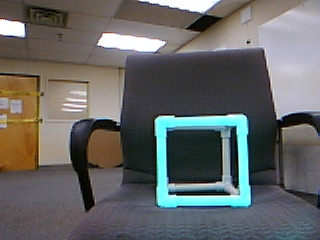
#> input picture Core/TestImages/cube-green3.jpeg, 320 x 240 px, given in place of the camera
$ python find_cube.py   (older library calls are emulated)
#> lines starting #> are read from the running program, lines starting #| are printed output that depends on the picture; after the words box and inside, x2 and y2 are one past the last pixel; in counts of white or black regions, pixels touching at a corner belong together
import cv2
import numpy as np
kernel = np.ones((3,3), np.uint8)

cube_color_lower = np.array([210, 180, 80])
cube_color_upper = np.array([255, 255, 160])

video_capture = cv2.VideoCapture(0)

while(True):
    # Get the frame
    _, frame = video_capture.read()
#> frame is the input picture: shape (240, 320, 3); mean B, G, R 101.1, 102.3, 100.9

    mask = cv2.inRange(frame, cube_color_lower, cube_color_upper)
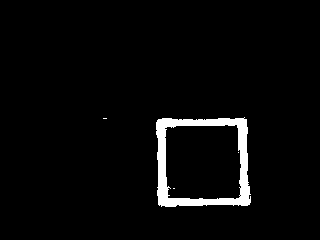
#> mask: shape (240, 320); 3.4% white; 4 white regions (3 under 20 px), largest, box (x1, y1, x2, y2) and area: (156, 117, 251, 207) 2628
    close_gaps = cv2.morphologyEx(mask, cv2.MORPH_CLOSE, kernel)
#> close_gaps: shape (240, 320); 3.5% white; 2 white regions (1 under 20 px), largest, box (x1, y1, x2, y2) and area: (156, 117, 251, 207) 2678
    no_noise = cv2.morphologyEx(close_gaps, cv2.MORPH_OPEN, kernel)
#> no_noise: shape (240, 320); 3.5% white; 1 white region, box (x1, y1, x2, y2) and area: (156, 118, 251, 207) 2666
    dilate = cv2.dilate(no_noise, kernel, iterations=1)
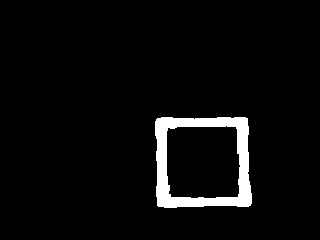
#> dilate: shape (240, 320); 4.4% white; 1 white region

    im2, contours, hierarchy = cv2.findContours(dilate, cv2.RETR_TREE, cv2.CHAIN_APPROX_SIMPLE)
#> contours = 2 contours; box (x1, y1, x2, y2) and area: (155, 117, 252, 208) 8110, (166, 125, 241, 199) 5072
    cv2.drawContours(dilate, contours, -1, (0,255,0), 3)
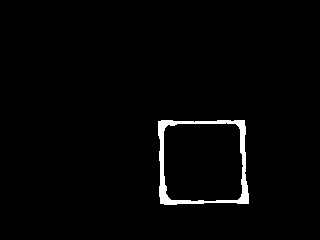
#> dilate: shape (240, 320); 1.9% white; 1 white region, box (x1, y1, x2, y2) and area: (158, 120, 249, 205) 1466

    cv2.imshow("Modified Video", dilate)
    cv2.imshow("Original Video", frame)

    if cv2.waitKey(1) & 0xFF == ord('q'):
#> (key q is pressed here)
        break

video_capture.release()
cv2.waitKey(0)
cv2.destroyAllWindows()
